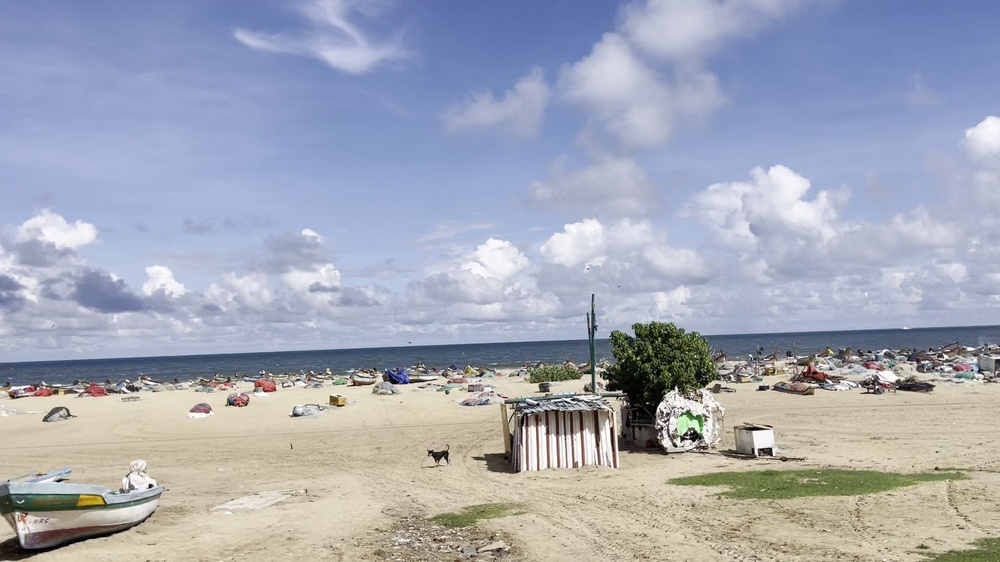
#> input picture backend/frames/frame_0.jpg, 1000 x 562 px, shrunk from 1920 x 1080 before the run
$ python -i forensics.py   (imports and definitions only)
#> lines starting #> are read from the running program, lines starting #| are printed output that depends on the picture
import io
import numpy as np
from PIL import Image, ImageChops, ImageEnhance
from typing import Dict, Any


class ImageForensicAnalyzer:
    """
    Deterministic image forensics using Error Level Analysis (ELA),
    high-frequency noise analysis, and compression artifact detection.
    """

    def perform_ela(self, image: Image.Image, quality: int = 90, scale: int = 10) -> Dict[str, Any]:
        """
        Perform Error Level Analysis (ELA) by re-compressing at specified quality
        and calculating pixel differences.
        """
        try:
            buffer = io.BytesIO()
            image.save(buffer, "JPEG", quality=quality)
            buffer.seek(0)
            resaved_image = Image.open(buffer)

            # Calculate difference
            diff = ImageChops.difference(image, resaved_image)
            diff_enhancer = ImageEnhance.Brightness(diff)
            enhanced_diff = diff_enhancer.enhance(scale)

            # Compute statistics
            diff_arr = np.array(diff, dtype=np.float32)
            mean_error = float(np.mean(diff_arr))
            max_error = float(np.max(diff_arr))
            std_error = float(np.std(diff_arr))

            # Local variance in blocks of 32x32 to find splicing anomalies
            h, w = diff_arr.shape[:2]
            block_size = 32
            block_means = []
            for y in range(0, h - block_size + 1, block_size):
                for x in range(0, w - block_size + 1, block_size):
                    block = diff_arr[y:y+block_size, x:x+block_size]
                    block_means.append(np.mean(block))

            block_variance = float(np.std(block_means)) if block_means else 0.0

            # High block variance relative to mean suggests localized editing/splicing
            splicing_risk = "LOW"
            if block_variance > 12.0 or (mean_error > 2.0 and block_variance / max(1.0, mean_error) > 3.0):
                splicing_risk = "HIGH"
            elif block_variance > 6.0:
                splicing_risk = "MEDIUM"

            return {
                "ela_mean_error": round(mean_error, 2),
                "ela_max_error": round(max_error, 2),
                "ela_std_error": round(std_error, 2),
                "ela_block_variance": round(block_variance, 2),
                "splicing_risk": splicing_risk
            }
        except Exception as e:
            return {
                "ela_error": str(e),
                "splicing_risk": "UNKNOWN"
            }

    def analyze_frequency_and_noise(self, image: Image.Image) -> Dict[str, Any]:
        """
        Evaluate frequency distribution and Laplacian variance (blurriness / sharpness / noise consistency).
        """
        try:
            gray = image.convert("L")
            img_arr = np.array(gray, dtype=np.float32)

            # Fast 2D Laplacian approximation
            padded = np.pad(img_arr, 1, mode="edge")
            laplacian = (
                padded[:-2, 1:-1] + padded[2:, 1:-1] +
                padded[1:-1, :-2] + padded[1:-1, 2:] -
                4.0 * padded[1:-1, 1:-1]
            )

            sharpness_variance = float(np.var(laplacian))

            # 2D FFT analysis for synthetic grid / generative artifacts
            f_transform = np.fft.fft2(img_arr)
            f_shift = np.fft.fftshift(f_transform)
            magnitude_spectrum = np.log(np.abs(f_shift) + 1.0)
            threshold = float(np.percentile(magnitude_spectrum, 95))
            high_freq_ratio = float(np.mean(magnitude_spectrum > threshold))

            return {
                "sharpness_score": round(sharpness_variance, 2),
                "high_frequency_artifact_ratio": round(high_freq_ratio, 4),
                "is_blurry": sharpness_variance < 50.0,
                "is_synthetic_noise_pattern": high_freq_ratio > 0.08
            }
        except Exception as e:
            return {
                "noise_analysis_error": str(e)
            }

    def analyze(self, image: Image.Image) -> Dict[str, Any]:
        """
        Run complete deterministic forensic suite on PIL image.
        """
        ela_results = self.perform_ela(image)
        freq_results = self.analyze_frequency_and_noise(image)

        is_synthetic = freq_results.get("is_synthetic_noise_pattern", False)
        splicing_risk = ela_results.get("splicing_risk", "LOW")

        if is_synthetic and splicing_risk in ("HIGH", "MEDIUM"):
            forensic_prediction = "Fake"
            forensic_confidence = 78.5
        elif splicing_risk == "HIGH":
            forensic_prediction = "Fake"
            forensic_confidence = 72.0
        elif is_synthetic:
            forensic_prediction = "Fake"
            forensic_confidence = 65.0
        else:
            forensic_prediction = "Real"
            forensic_confidence = 68.0

        return {
            "prediction": forensic_prediction,
            "confidence": forensic_confidence,
            "ela": ela_results,
            "frequency_analysis": freq_results
        }


image_forensics = ImageForensicAnalyzer()

>>> import cv2
>>> picture = cv2.imread('../../frames/frame_0.jpg', cv2.IMREAD_GRAYSCALE)
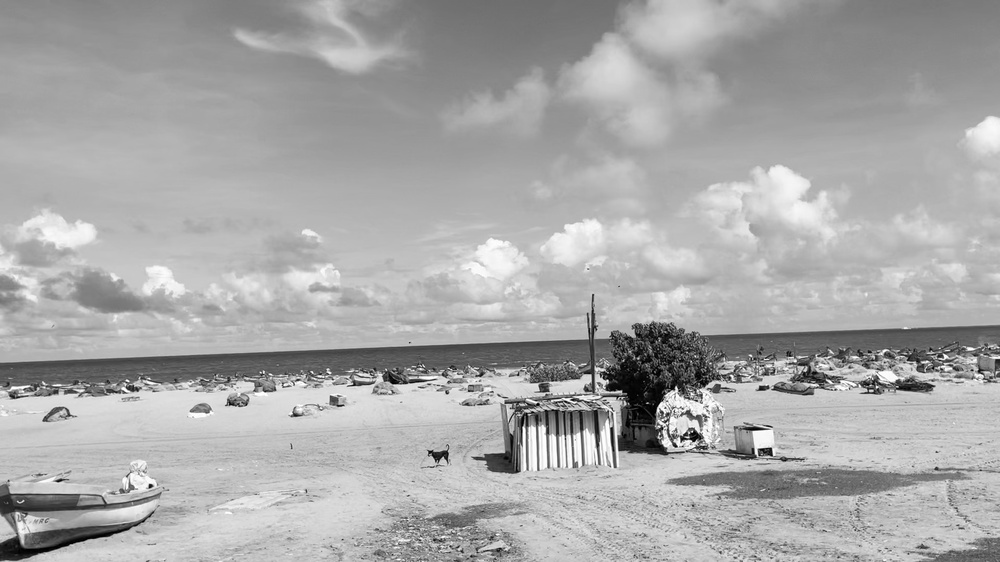
#> picture: shape (562, 1000); min 0, max 255, mean 168.6
>>> result = ImageForensicAnalyzer().analyze(picture)
#> in analyze, `ela_results = self.perform_ela(image)`: ela_results = 2 items
#> in analyze, `freq_results = self.analyze_frequency_and_noise(image)`: freq_results = 1 item
#> in analyze, `is_synthetic = freq_results.get("is_synthetic_noise_pattern", False)`: is_synthetic = False
#> in analyze, `splicing_risk = ela_results.get("splicing_risk", "LOW")`: splicing_risk = 'UNKNOWN'
#> result = 4 items

$ run again, on backend/frames/frame_118.jpg
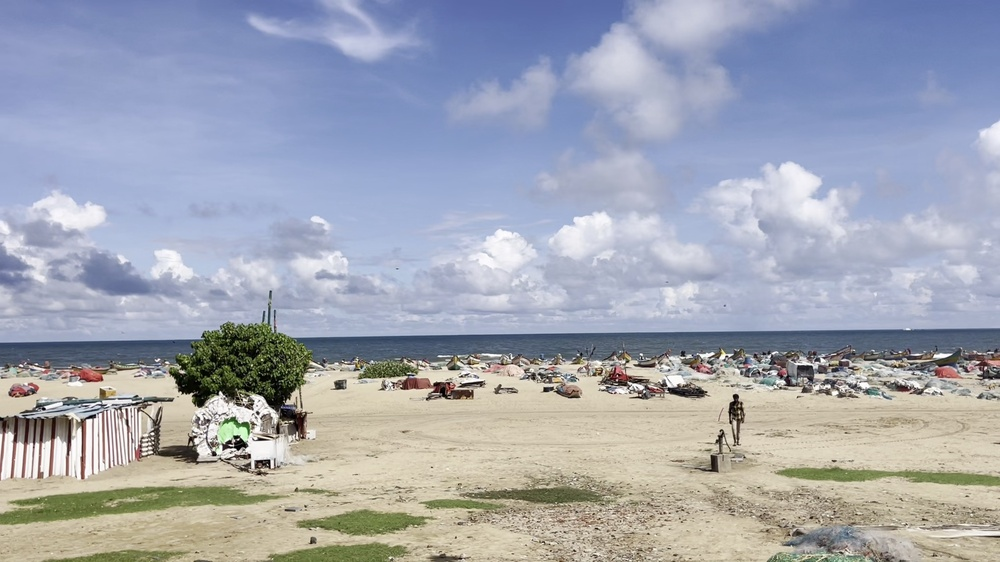
#> input picture backend/frames/frame_118.jpg, 1000 x 562 px, shrunk from 1920 x 1080 before the run
#> `picture = cv2.imread('../../frames/frame_0.jpg', cv2.IMREAD_GRAYSCALE)`:
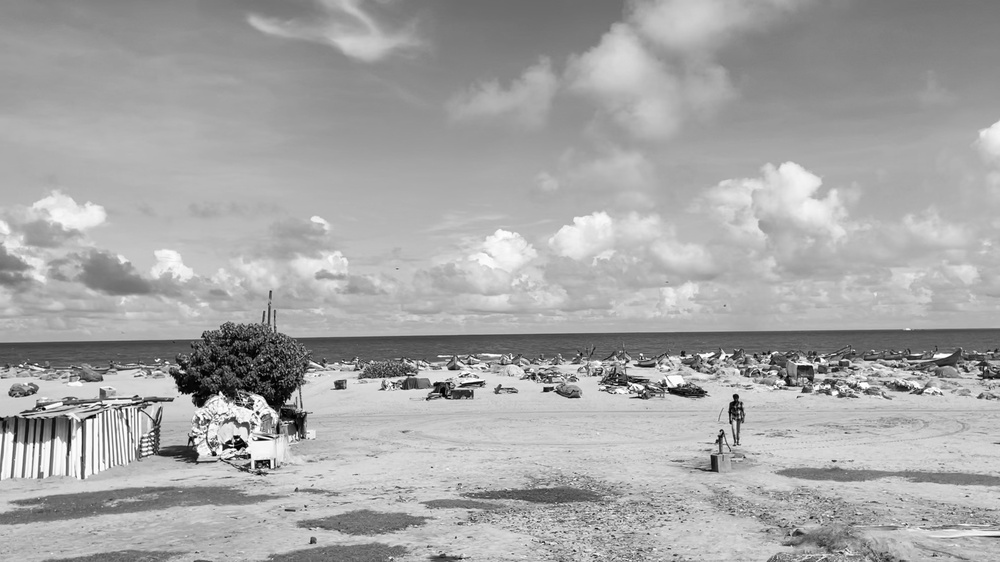
#> picture: shape (562, 1000); min 0, max 255, mean 166.4
#> ela_results = 2 items
#> freq_results = 1 item
#> is_synthetic = False
#> splicing_risk = 'UNKNOWN'
#> result = 4 items

$ run again, on backend/frames/frame_177.jpg
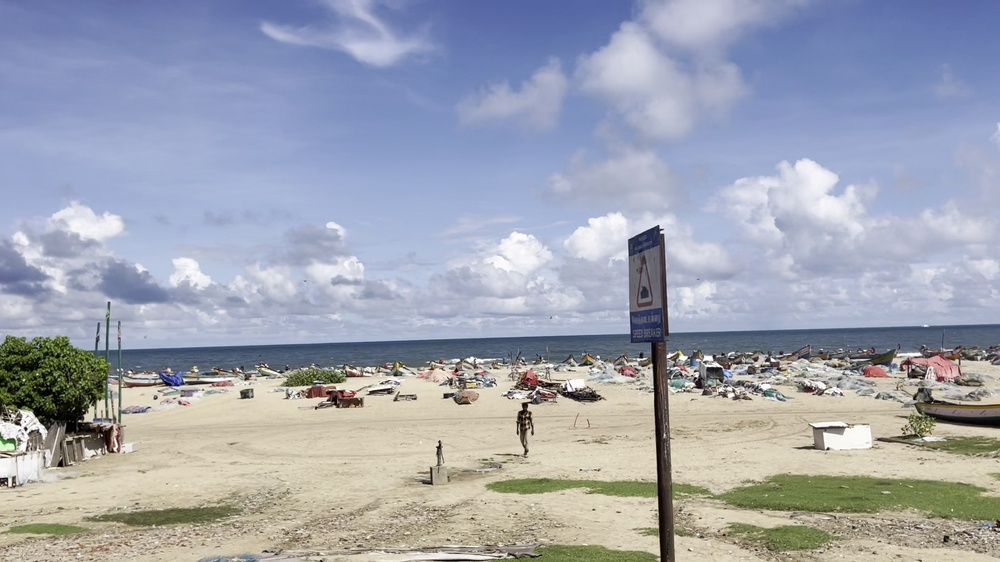
#> input picture backend/frames/frame_177.jpg, 1000 x 562 px, shrunk from 1920 x 1080 before the run
#> `picture = cv2.imread('../../frames/frame_0.jpg', cv2.IMREAD_GRAYSCALE)`:
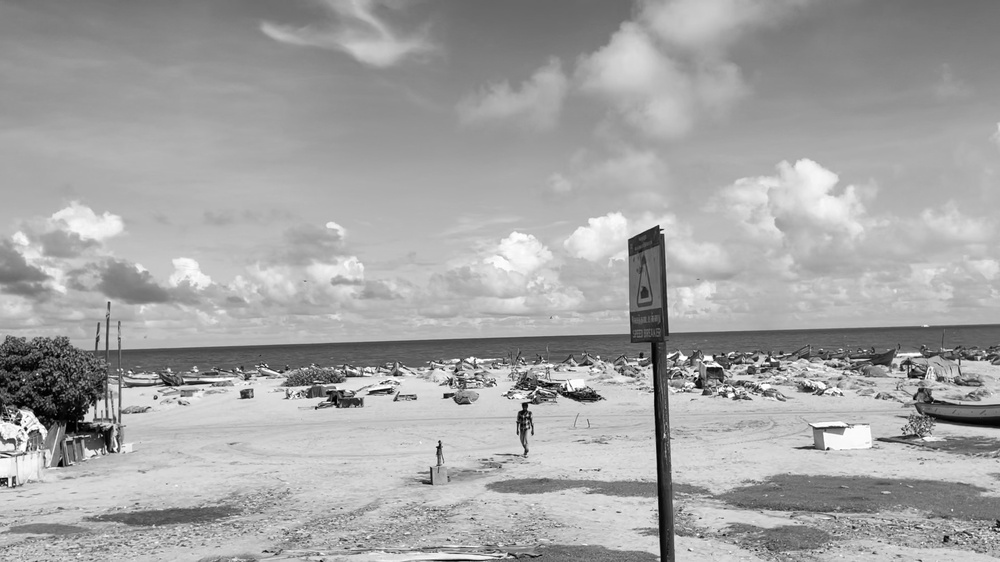
#> picture: shape (562, 1000); min 0, max 255, mean 164.4
#> ela_results = 2 items
#> freq_results = 1 item
#> is_synthetic = False
#> splicing_risk = 'UNKNOWN'
#> result = 4 items

$ run again, on backend/frames/frame_236.jpg
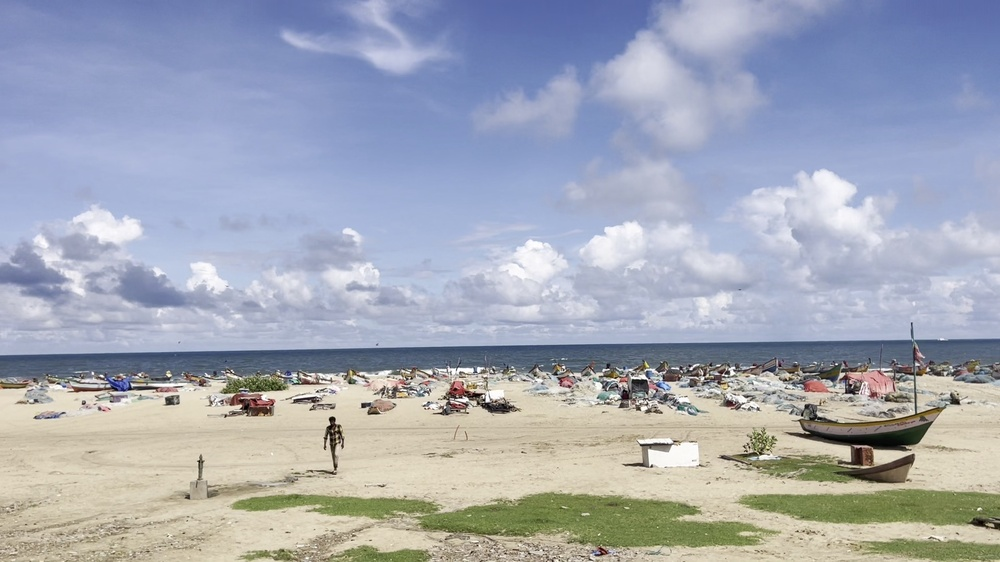
#> input picture backend/frames/frame_236.jpg, 1000 x 562 px, shrunk from 1920 x 1080 before the run
#> `picture = cv2.imread('../../frames/frame_0.jpg', cv2.IMREAD_GRAYSCALE)`:
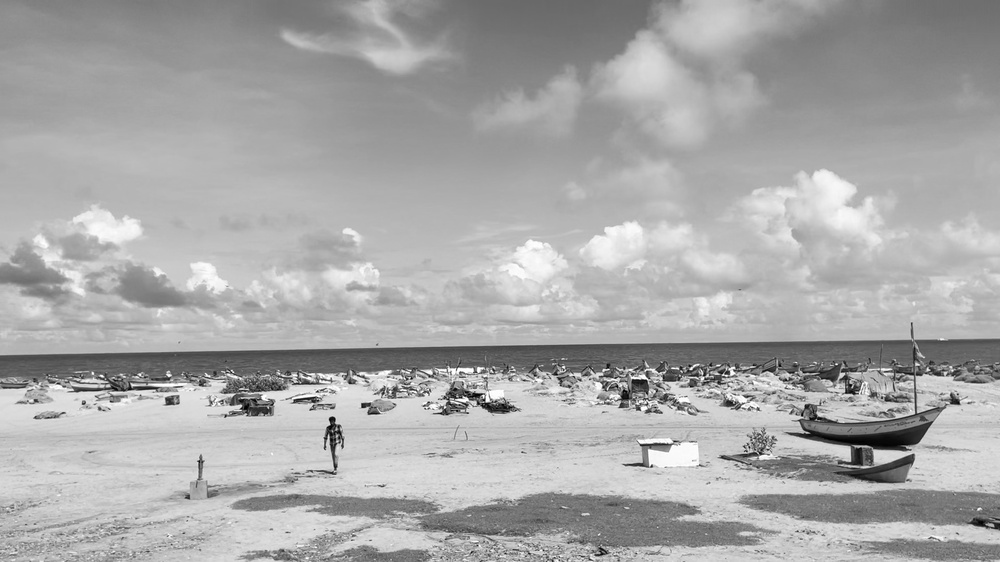
#> picture: shape (562, 1000); min 0, max 255, mean 168.7
#> ela_results = 2 items
#> freq_results = 1 item
#> is_synthetic = False
#> splicing_risk = 'UNKNOWN'
#> result = 4 items
